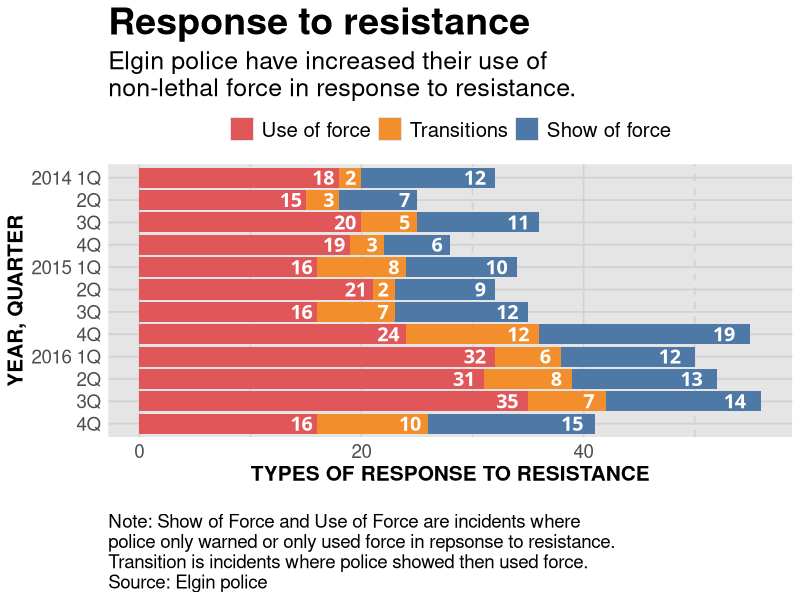

Source code (R):
# The code in this file is described 
# in html files of the same name

# load the libraries 
library(readr)
library(ggplot2)
library(ggthemes)

# bring in the data we worked worked with
df <- read_csv("dfsubset.csv")



#---------------------
# For windows devices only
# windowsFonts(Verdana=windowsFont('Verdana'))

# This function set styles for the chart
# Be sure to run it before you plot

theme_gfx <- function(...) {
  theme_set(theme_get() + theme(text = element_text(family = 'Verdana', size= 12, lineheight=0.9))) + 
    theme(
      # edit background colors
      plot.background = element_blank(),
      legend.background = element_blank(),
      panel.background=element_rect(fill="#E5E5E5"),
      strip.background=element_rect(fill="#E5E5E5"),
      # modify grid and tick lines
      panel.grid.major = element_line(size = .6, color="#D2D2D2"),
      panel.grid.minor = element_line(size = .6, color="#D2D2D2", linetype = "dashed"),
      axis.ticks = element_blank(),
      # edit font sizes
      plot.title = element_text(size = 27,face="bold"),
      plot.subtitle = element_text(size = 18),
      #legend.title=element_text(size = 13,face="bold"),
      legend.text=element_text(size=14.7),
      axis.title=element_text(size=15, face="bold"),
      axis.text=element_text(size=13.5),
      plot.caption=element_text(size=13.5, hjust=0),
      strip.text = element_text(face="bold", size=13.5, hjust=0),
      # This puts the legend across the top
      legend.position="top", 
      legend.direction="horizontal",
      # removes label for legend
      legend.title = element_blank(),
      ...
    )
}

#-----Insert plot here -------------

# stacked bars
stacked <- ggplot(df) + 
  aes(x = reorder(Year_Quarter, -sort), 
      y = value, 
      fill = set, 
      label = value) + 
  geom_bar(stat = "identity") + 
  coord_flip() + theme_gfx()

# add all the titles.
stacked <- stacked + labs(
  title="Response to resistance", # your headline
  subtitle="Elgin police have increased their use of\nnon-lethal force in response to resistance.",
  x="YEAR, QUARTER", 
  y="TYPES OF RESPONSE TO RESISTANCE",
  caption="\nNote: Show of Force and Use of Force are incidents where \npolice only warned or only used force in repsonse to resistance. \nTransition is incidents where police showed then used force. \nSource: Elgin police") +
  guides(fill=guide_legend(reverse=T))

# Here's where we go further in formating the bar values
# you'll need to edit x, y and label with appropriate values
stacked <- stacked + geom_text(
  position = "stack", 
  aes(x = Year_Quarter, 
      y = value - (value * 0.025), 
      hjust = 1,
      label = value),
  size=5,
  family="Verdana",
  fontface="bold",
  color="white"
  )

# Finally, let's make the axis labels better
# Reverse order since we resorted the bars
stacked <- stacked + scale_x_discrete(
  labels=c("4Q","3Q","2Q","2016 1Q","4Q","3Q","2Q","2015 1Q","4Q","3Q","2Q","2014 1Q")
)

# color scheme - comment out for B/W PDF
stacked <- stacked + scale_colour_tableau() + scale_fill_tableau()
# make B/W PDF - remember to change name of file!
#stacked <- stacked + scale_colour_grey(start = 0, end = 0.75) + scale_fill_grey(start = 0, end = 0.75)

stacked

#----- End plot --------------


